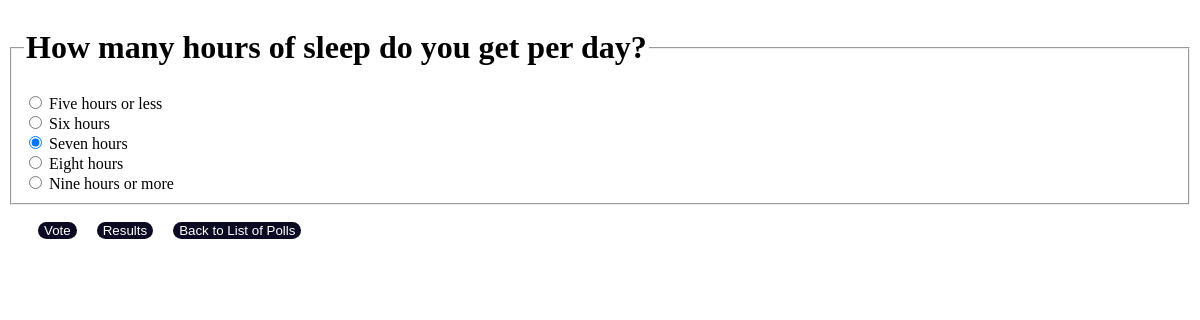
Screenshot of /polls/2/ (signed in) with the database file from the repository.
### polls/models.py (models this page shows, shortened)
class Question(models.Model):
    question_text = models.CharField(max_length=200)
    pub_date = models.DateTimeField('date published')
    end_date = models.DateTimeField('date ended', null=True, blank=True)
    def is_published(self) -> bool:
        now = timezone.localtime()
        return now >= self.pub_date
    def can_vote(self) -> bool:
        now = timezone.localtime()
        return (
            self.is_published() and now <= self.end_date
            if self.end_date
            else self.is_published()
        )

class Choice(models.Model):
    question = models.ForeignKey(Question, on_delete=models.CASCADE)
    choice_text = models.CharField(max_length=200)

### polls/views.py (the view, shortened to what this page needs)
# urls.py: path('<int:pk>/', views.DetailView.as_view(), name='detail'),
class DetailView(generic.DetailView):
    model = Question
    template_name = 'polls/detail.html'
    def get(self, request, *args, **kwargs):
        user = request.user
        self.question = None
        try:
            self.question = get_object_or_404(Question, pk=kwargs['pk'])
        except Http404:
            messages.error(request, 'No such question.')
            return HttpResponseRedirect(reverse('polls:index'))
        else:
            if not self.question.is_published():
                messages.error(request, 'That given question is not published yet.')
                return HttpResponseRedirect(reverse('polls:index'))
            if not self.question.can_vote():
                messages.error(request, 'This question is closed.')
                return HttpResponseRedirect(reverse('polls:results', args=(self.question.id,)))
            selected_choice_info = ''
            if not user.is_anonymous:
                try:
                    vote_object = Vote.objects.get(user=user, choice__in=self.question.choice_set.all())
                    selected_choice_info = vote_object.choice.choice_text
                except Vote.DoesNotExist:
                    selected_choice_info = ''
                return render(request, 'polls/detail.html',
                              {'question': self.question, 'check_info': selected_choice_info})
            return render(request, 'polls/detail.html',
                          {'question': self.question, 'check_info': selected_choice_info})

### polls/templates/polls/detail.html (shortened to what this page needs)
{% load static %}
<link rel="stylesheet" href="{% static 'polls/style.css' %}">
<form action="{% url 'polls:vote' question.id %}" method="post">
<fieldset>
    <legend><h1>{{ question.question_text }}</h1></legend>
    {% for choice in question.choice_set.all %}
        {% if choice.choice_text == check_info %}
            <input type="radio" name="choice" id="selected" value="{{ choice.id }}" checked>
            <label for="choice{{ forloop.counter }}">{{ choice.choice_text }}</label><br>
        {% else %}
            <input type="radio" name="choice" id="choice{{ forloop.counter }}" value="{{ choice.id }}">
            <label for="choice{{ forloop.counter }}">{{ choice.choice_text }}</label><br>
        {% endif %}
    {% endfor %}
</fieldset>
{% if user.is_anonymous %}
    <p style="text-indent: 30px"><a href="{% url 'login'%}?next={{request.path}}">
    <button type="button">{{"Vote"}}</button></a>&emsp;
{% else %}
    <p style="text-indent: 30px"><input type="submit" value="Vote">&emsp;
{% endif %}
<td><a href="{% url 'polls:results' question.id %}">
    <button type="button">{{"Results"}}</button></a></td>&emsp;
<a href="{% url 'polls:index' %}"><button type="button">{{"Back to List of Polls"}}</button>
</a>
</form>

### polls/static/polls/style.css (style rules this page uses)
button { background-color:#0a0a23; color: #fff; border:none; border-radius:15px; text-align: center; }
input { background-color:#0a0a23; color: #fff; border:none; border-radius:15px; }

### rows the page displays
Question: question_text "How many hours of sleep do you get per day?"
Choice: choice_text "Five hours or less"
Choice: choice_text "Six hours"
Choice: choice_text "Seven hours"
Choice: choice_text "Eight hours"
Choice: choice_text "Nine hours or more"

### other values shown
{{ "Results" }} "Results"
{{ "Back to List of Polls" }} "Back to List of Polls"
